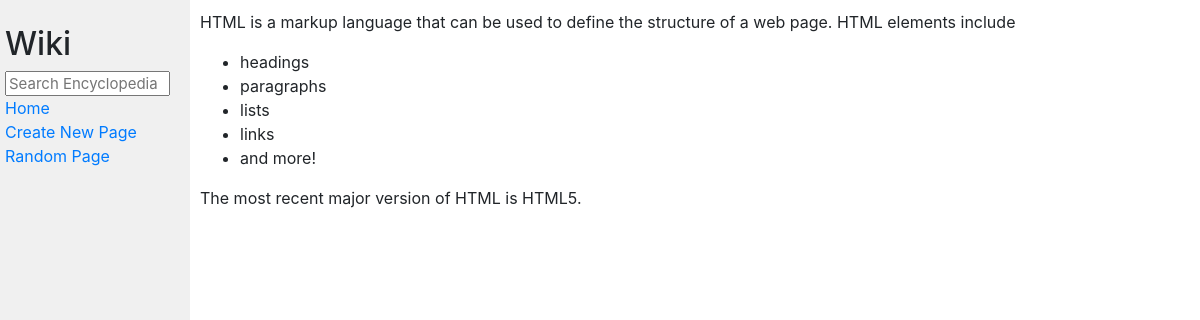
Before: /detailentry/HTML/ with the older database file.
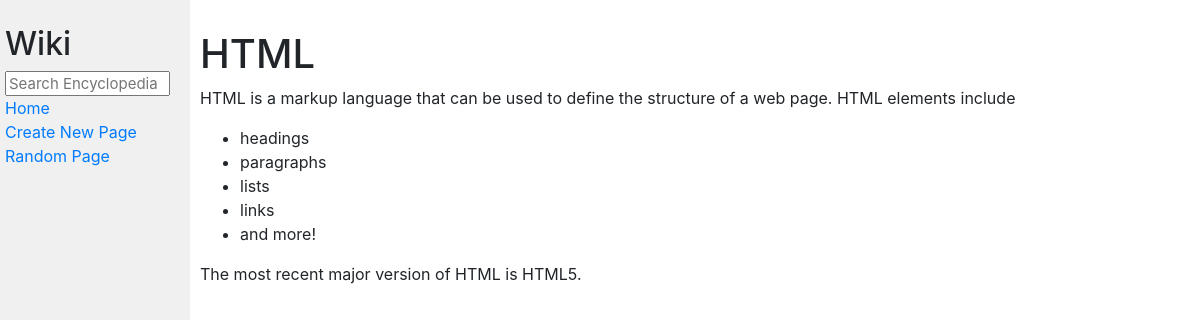
After: the same page with the newer database file.
### encyclopedia/models.py (models this page shows, shortened)
class MyEntries(models.Model):
    title = models.CharField(max_length = 20, unique=True)
    content = models.TextField()
    class Meta:
        verbose_name_plural = "My Entries"

### encyclopedia/views.py (the view)
# urls.py: path('detailentry/<str:title>/', views.detail_entry, name='detail_entry'),
def detail_entry(request, title):
    form = MyEntries.objects.get(title=title)
    context = {'form': form}
    return render(request, "encyclopedia/detail_entry.html", context)

### encyclopedia/templatetags/markdown_extras.py (called while the page is built)
@register.filter()
@stringfilter
def markdown(value):
    return md.markdown(value, extensions=['markdown.extensions.fenced_code'])

### encyclopedia/templates/encyclopedia/detail_entry.html
{% extends "encyclopedia/layout.html" %}
{% block body %}
{% load markdown_extras %}
<div>
    <form action="" method="post">
        {{ form.content| markdown | safe }}
    </form>
</div>
{% endblock %}

### encyclopedia/templates/encyclopedia/layout.html (shortened to what this page needs)
{% load static %}
<!DOCTYPE html>
<html lang="en">
    <head>
        <link rel="stylesheet" href="https://stackpath.bootstrapcdn.com/bootstrap/4.4.1/css/bootstrap.min.css">
        <link href="{% static 'encyclopedia/styles.css' %}" rel="stylesheet">
    </head>
    <body>
        <div class="row">
            <div class="sidebar col-lg-2 col-md-3">
                <h2>Wiki</h2>
                <form action="{% url 'search_results' %}" method="get">
                    <input class="search" type="text" name="q" placeholder="Search Encyclopedia">
                </form>
                <div>
                    <a href="{% url 'index' %}">Home</a>
                </div>
                <div>
                    <a href="{% url 'create_entry' %}">Create New Page</a>
                </div>
                <div>
                    <a href="{% url 'random_entry' %}">Random Page</a>
                </div>
            </div>
            <div id="mainpage" class="main col-lg-10 col-md-9">
                {% block body %}
                {% endblock %}
            </div>
        </div>
    </body>
</html>

### encyclopedia/static/encyclopedia/styles.css (style rules this page uses)
body { margin: 0; background-color:white; }
h1 { margin-top: 0px; padding-top: 20px; }
.main { padding: 10px; }
.search { width: 100%; font-size: 15px; line-height: 15px; }
.sidebar { background-color: #f0f0f0; height: 100vh; padding: 20px; }
.sidebar h2 { margin-top: 5px; }

Changed rows visible on the page:
removed MyEntries: content "HTML is a markup language that can be used to define the structure of a web page. HTML elements include headings paragraphs lists links and more! The most recent major version of HTML is HTML5."
now on this page (row edited): MyEntries: content "HTML HTML is a markup language that can be used to define the structure of a web page. HTML elements include headings paragraphs lists links and more! The most recent major version of HTML is HTML5."
